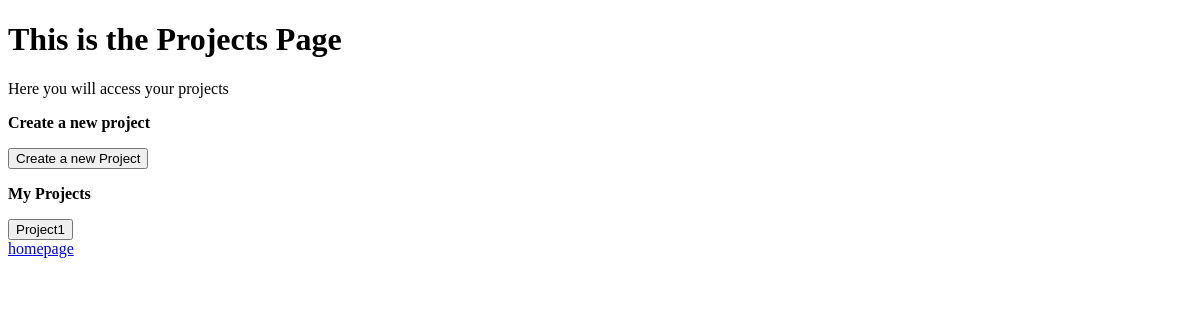
Page /projects.php?error=Yikes (signed in) on the earlier database version.
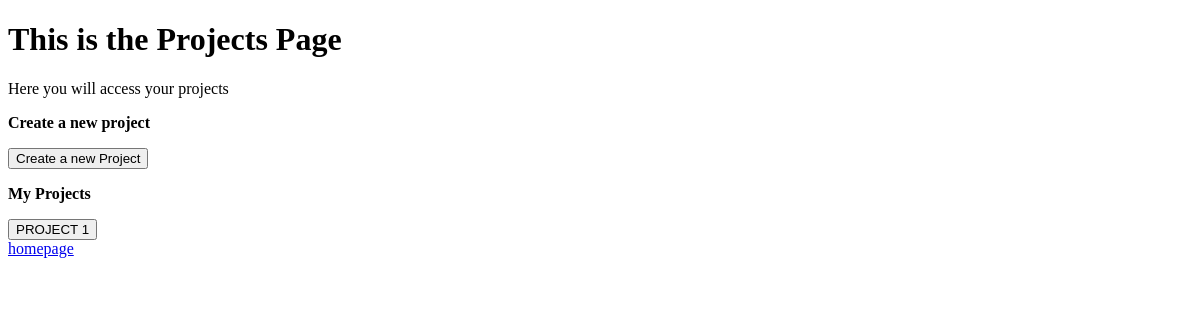
Same page on the later database version.
### tables this page shows
CREATE TABLE PROJECT(
	ID		    INT AUTO_INCREMENT NOT NULL,
	PName		VARCHAR(30)		NOT NULL,
	StartDate	DATE,
	EndDate	    DATE,			
	OrgID		CHAR(10)		NOT NULL,
    PRIMARY KEY(ID),
    FOREIGN KEY(OrgID) REFERENCES ORGANIZATION(ID) 
    ON DELETE CASCADE ON UPDATE CASCADE
);

### db_connection.php (called while the page is built, shortened)
<?php
$dbhost = "localhost";
$dbuser = "root";
$dbpass = "";
$db = "project_manager";
$conn = new mysqli($dbhost, $dbuser, $dbpass,  $db) or die("Connect failed: %s\n". $conn -> error);
$isAdmin = 'SELECT * FROM ADMIN AS A WHERE A.Email = ?';
$isAdmin_Query = $conn->prepare($isAdmin);
$isAdmin_Query->bind_param('s', $_SESSION['Email']);
return $conn;
?>

### projects.php (the view, shortened to what this page needs)
<?php
if(isset($_SESSION['Email'])){
?>
<!DOCTYPE html>
<html>
<head>
</head>
<body>
    <h1>This is the Projects Page</h1>
    <p>Here you will access your projects</p>
    <?php
        include 'db_connection.php';
        $isAdmin_Query->execute();
        if($row = mysqli_fetch_assoc($isAdmin_Query->get_result())){
            ?>
            <p><strong>Create a new project</strong></p>
            <form action="./new_project.php" id='project_creation' method='post'>
                <button type="submit" name="Submit" value='Submit'>Create a new Project</button>
            </form>
            <?php
        }
        ?><p><strong>My Projects</strong></p><?php
        $query = 'SELECT PROJECT.ID, PROJECT.PName FROM PROJECT JOIN TEAM ON Project.ID = TEAM.ProjectID
        JOIN BELONGS ON Team.ID = BELONGS.Team_ID
        WHERE BELONGS.MEmail = ?';
        $user_query = $conn->prepare($query);
        $user_query->bind_param('s',$_SESSION['Email']);
        $user_query->execute();
        $result = $user_query->get_result();
            ?>
        <?php
        while($row = mysqli_fetch_assoc($result)){
            ?>
            <form action="./project.php" id='project_submission' method='post'>
                <button type="submit" name="Submit" value='Submit'><?php echo $row['PName']?></button>
            </form>
            <?php
        }
    ?>
    <a href="./homepage.php">homepage</a><br>
</body>
</html>
<?php
}
else{
    session_unset();
    header('Location: ./index.php?');
    exit();
}
?>

Differences in the rows shown:
removed project: PName "Project1"
added project: PName "PROJECT 1"
